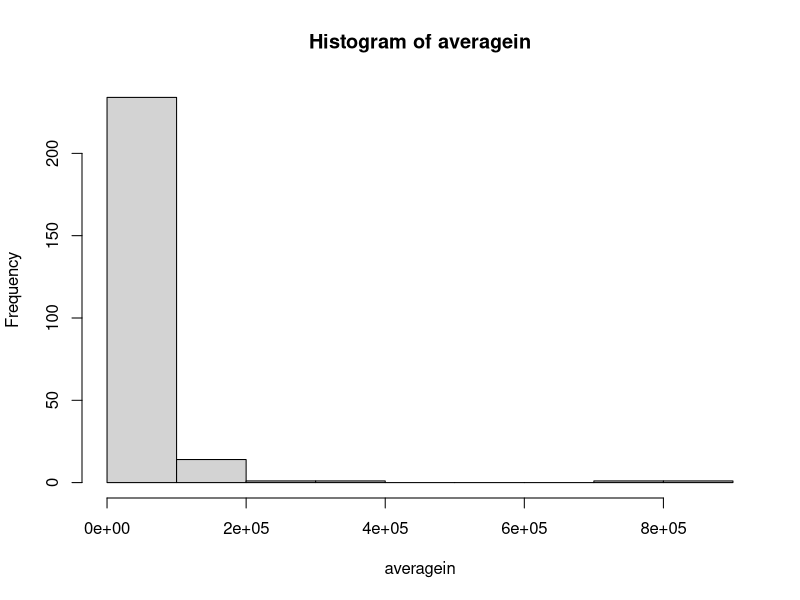
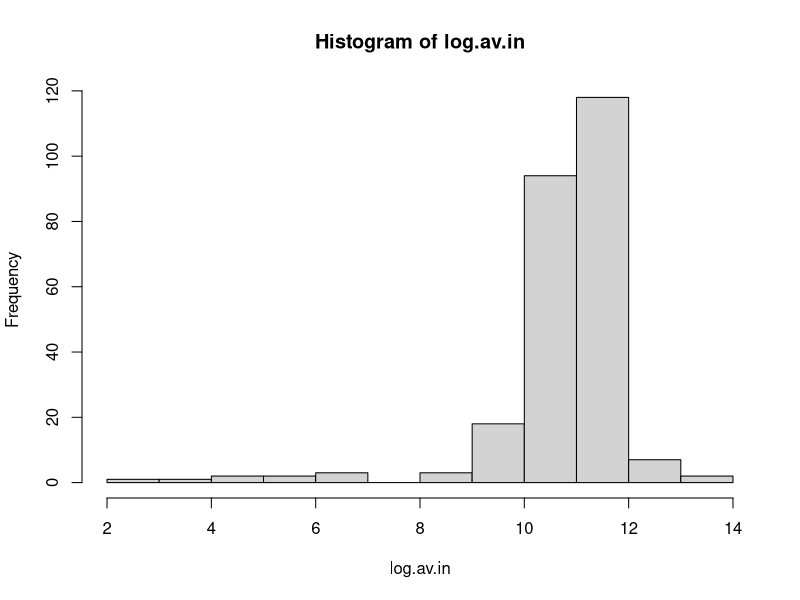
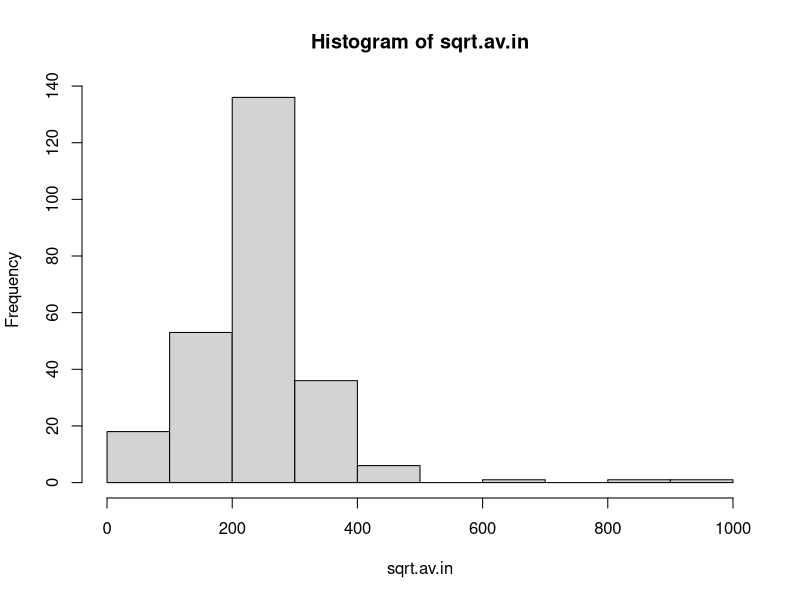
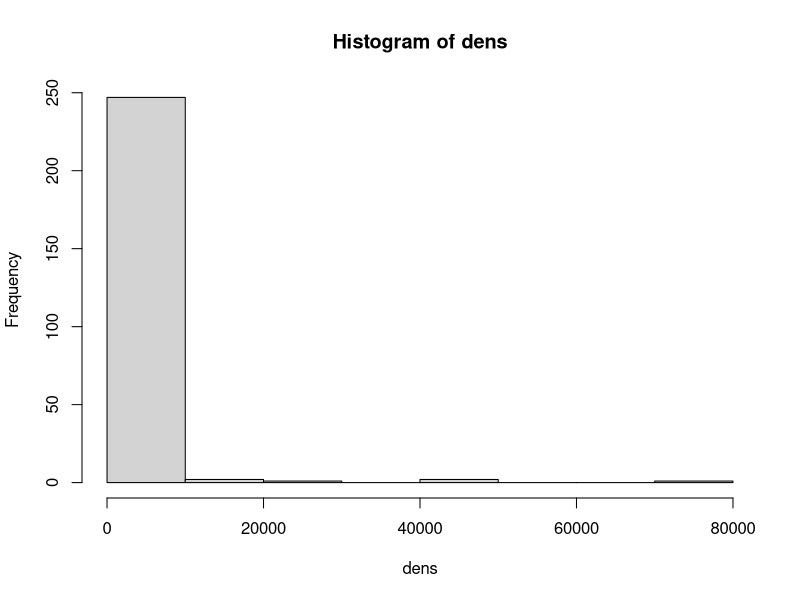
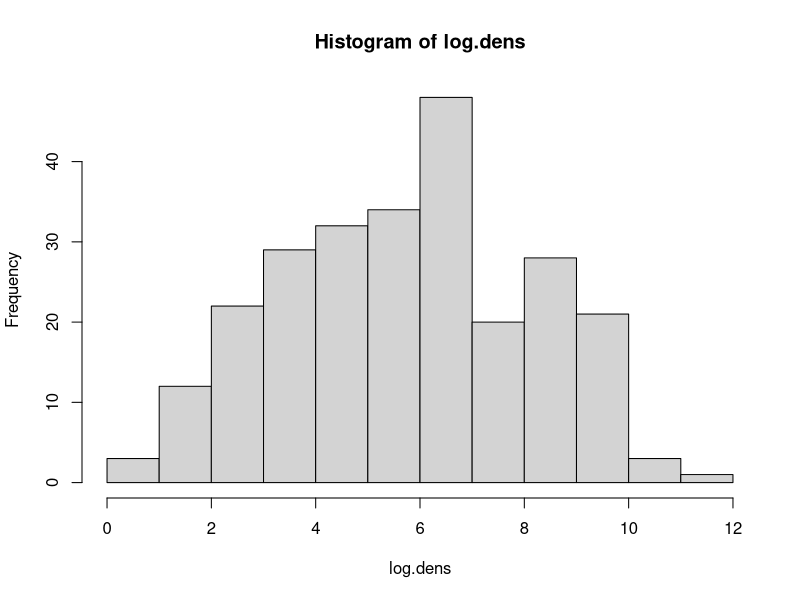
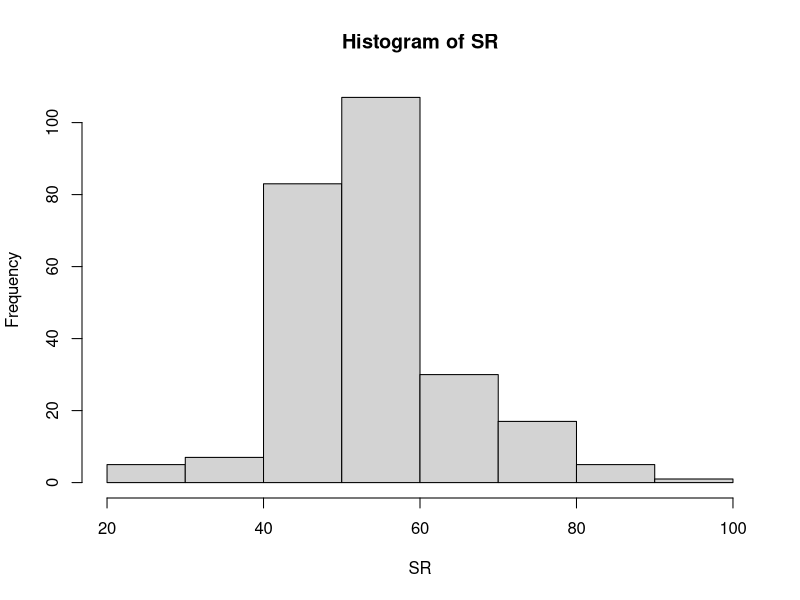
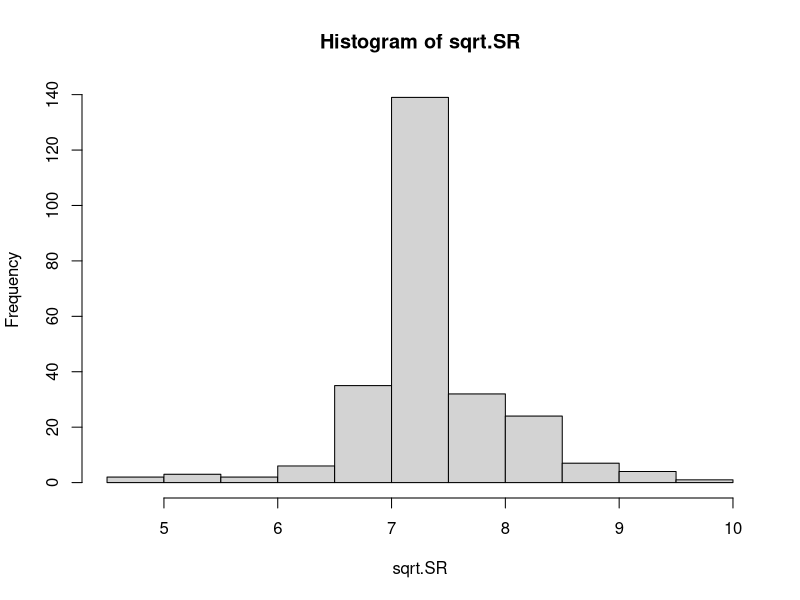
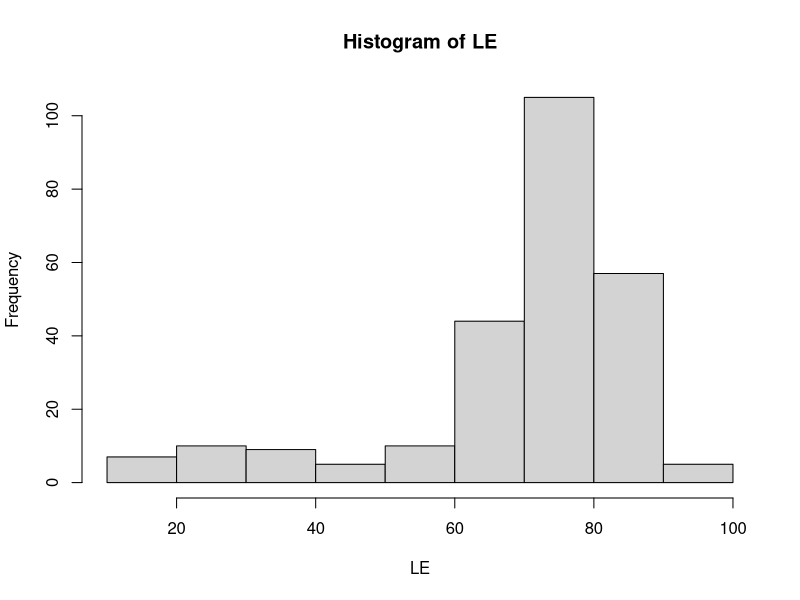

These figures' R source, in order:
## 958 final project
## R script to clean data and run analyses
## Luke Watson 
## Jacob Wilson
## 
## init: 10/16/24



# load libraries ----------------------------------------------------------

library(tidyverse)
library(readxl) # read xlsx files
library(haven)
library(lme4)
library(MASS)

# load and view data ------------------------------------------------------

LHS_wide <- read_xlsx("data/Final Project Data_wide.xlsx")
LHS_long <- read_xlsx("data/Final Project Data_long.xlsx")
attach(LHS_long)

# take a look at variables with colnames, str, and summary
  colnames(LHS_long)
  str(LHS_long) # variable types
  summary(LHS_long)
  
# Cluster Analysis? -------------------------------------------------------


# no factors, if we want to use any of these categorical vars like sex, gender, etc.
# need to be turned into factors and effect coded


# Variables Checks-------------------------------------------------------
#Transformations
  log.av.in <- log(averagein)
  sqrt.av.in <- sqrt(averagein)
  log.dens <- log(dens)
  sqrt.SR <- sqrt(SR)
  sq.LE <- LE*LE
  DD <- DDk*1000
  logDD <- log(DDk)
  summary(DD)
#Income
  hist(averagein) #pretty bad
  hist(log.av.in)
  hist(sqrt.av.in)
    #shit bro, i guess sqrt?

#Density
  hist(dens) #oof
  hist(log.dens)
   #looks good

#Sex Ratio
  hist(SR) #not bad
  hist(sqrt.SR) #slightly better? may be unnecessary

#Life Expectancy
  hist(LE)
  hist(sq.LE) #not bad

#Mixed models had trouble converging, I tried normalizing to fix
  mean(sqrt.av.in, na.rm = T)
  sd(sqrt.av.in, na.rm = T)
  mean(log.dens, na.rm = T)
  sd(log.dens, na.rm = T)
  mean(sqrt.SR, na.rm = T)
  sd(sqrt.SR, na.rm = T)
  mean(sq.LE, na.rm = T)
  sd(sq.LE, na.rm = T)

  z.t.in <- (sqrt.av.in-241.8432)/103.3245
  z.t.dens <- (log.dens-5.74259)/2.335453
  z.t.SR <- (sqrt.SR-7.333837)/0.6604219
  z.t.LE <- (sq.LE-5515.567)/2013.024
# Linear Analysis ---------------------------------------------------------

#linear model, I think this is all we need
  badmodel <- lm(DDk~sqrt.av.in+log.dens+sqrt.SR+sq.LE, data=LHS_long)
    summary(badmodel)

  #Might be nice to have the mixed effects models of the linear analysis for comparison
      badmodelz <- lmer(DDk~z.t.in+z.t.dens+z.t.SR+z.t.LE+(1|ResponseId), data=LHS_long)
       summary(badmodelz)
          #t-values are equal to 0, not sure what's going on
        
# Generalized Linear Analysis ---------------------------------------------
  goodmodel <- glmer(DDk~sqrt.av.in+log.dens+sqrt.SR+sq.LE+(1|ResponseId), data=LHS_long, family=Gamma(link="log"))
    summary(goodmodel)
      #this also looks awful

  #Here I try to fix by normalizing predictors
    goodmodelz <- glmer(DDk~z.t.in+z.t.dens+z.t.SR+z.t.LE+(1|ResponseId), data=LHS_long, family=Gamma(link="log"))
      summary(goodmodelz)
        #didn't help
      
# Bayesian Analysis? ------------------------------------------------------


